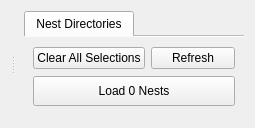
      <widget class="QWidget" name="workspace_tab" native="true">
       <layout class="QHBoxLayout" name="horizontalLayout_2">
        <item>
         <widget class="QSplitter" name="splitter_4">
          <property name="orientation">
           <enum>Qt::Orientation::Horizontal</enum>
          </property>
          <widget class="QWidget" name="verticalLayoutWidget">
           <layout class="QVBoxLayout" name="workspace_layout"/>
          </widget>
          <widget class="QWidget" name="verticalLayoutWidget_6">
           <layout class="QVBoxLayout" name="verticalLayout_5">
            <property name="leftMargin">
             <number>9</number>
            </property>
            <item>
             <widget class="QTabWidget" name="tabWidget_5">
              <property name="currentIndex">
               <number>0</number>
              </property>
              <property name="documentMode">
               <bool>true</bool>
              </property>
              <widget class="QWidget" name="tab_3">
               <attribute name="title">
                <string>Nest Directories</string>
               </attribute>
               <layout class="QVBoxLayout" name="verticalLayout_36" stretch="1,0,0">
                <item>
                 <layout class="QVBoxLayout" name="verticalLayout_34">
                  <item>
                   <layout class="QVBoxLayout" name="verticalLayout_37">
                    <property name="spacing">
                     <number>6</number>
                    </property>
                    <property name="leftMargin">
                     <number>0</number>
                    </property>
                    <property name="topMargin">
                     <number>0</number>
                    </property>
                    <property name="rightMargin">
                     <number>0</number>
                    </property>
                    <property name="bottomMargin">
                     <number>0</number>
                    </property>
                   </layout>
                  </item>
                 </layout>
                </item>
                <item>
                 <layout class="QHBoxLayout" name="horizontalLayout_22">
                  <property name="topMargin">
                   <number>0</number>
                  </property>
                  <item>
                   <widget class="QPushButton" name="pushButton_clear_selections_3">
                    <property name="text">
                     <string>Clear All Selections</string>
                    </property>
                    <property name="icon">
                     <iconset theme="edit-clear"/>
                    </property>
                   </widget>
                  </item>
                  <item>
                   <widget class="QPushButton" name="pushButton_refresh_directories_3">
                    <property name="text">
                     <string>Refresh</string>
                    </property>
                    <property name="icon">
                     <iconset theme="emblem-synchronized"/>
                    </property>
                   </widget>
                  </item>
                 </layout>
                </item>
                <item>
                 <widget class="QPushButton" name="pushButton_load_nests_3">
                  <property name="enabled">
                   <bool>true</bool>
                  </property>
                  <property name="minimumSize">
                   <size>
                    <width>0</width>
                    <height>30</height>
                   </size>
                  </property>
                  <property name="text">
                   <string>Load 0 Nests</string>
                  </property>
                 </widget>
                </item>
               </layout>
              </widget>
             </widget>
            </item>
           </layout>
          </widget>
         </widget>
        </item>
       </layout>
      </widget>
